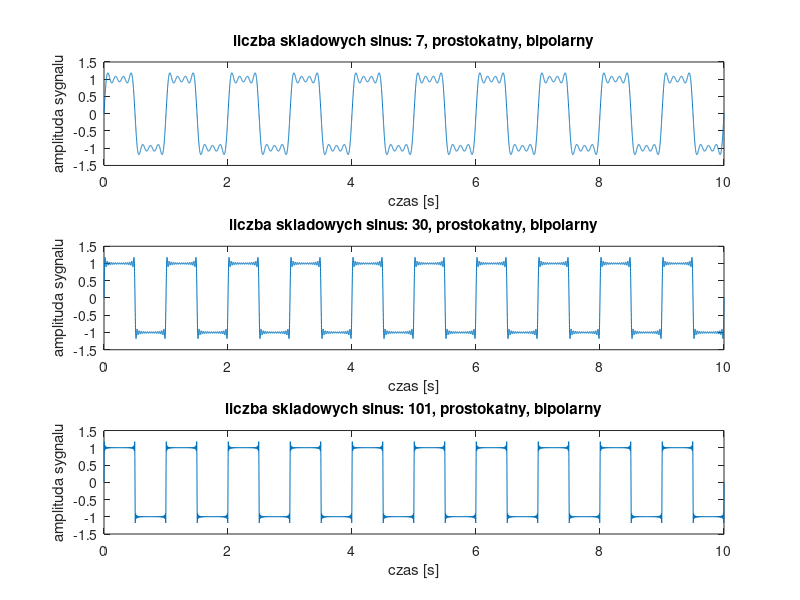
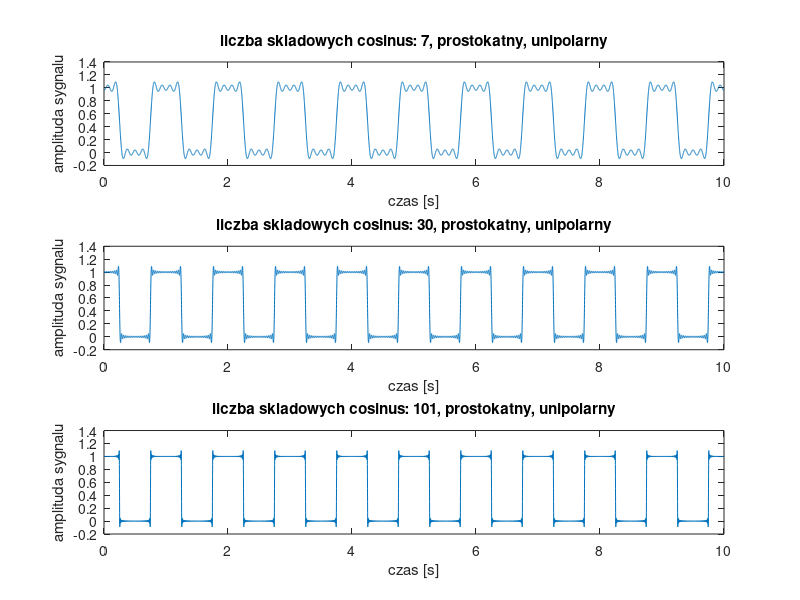
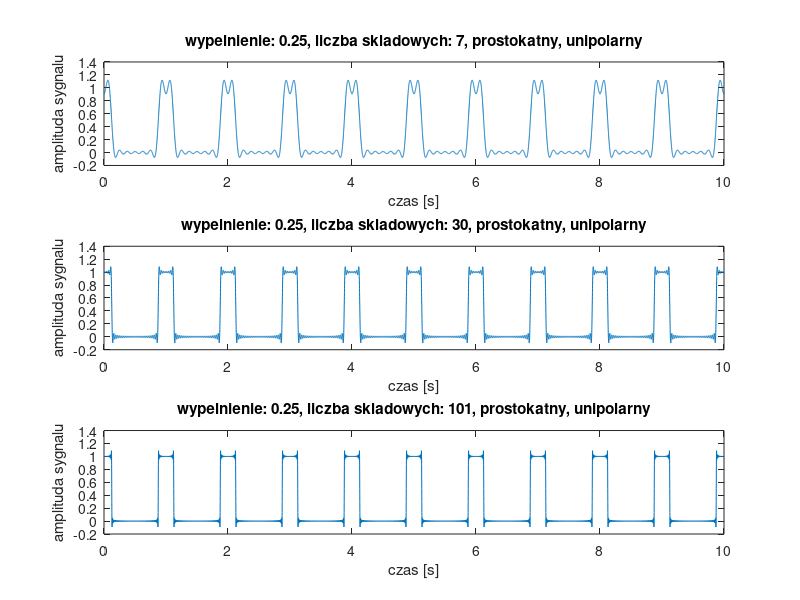
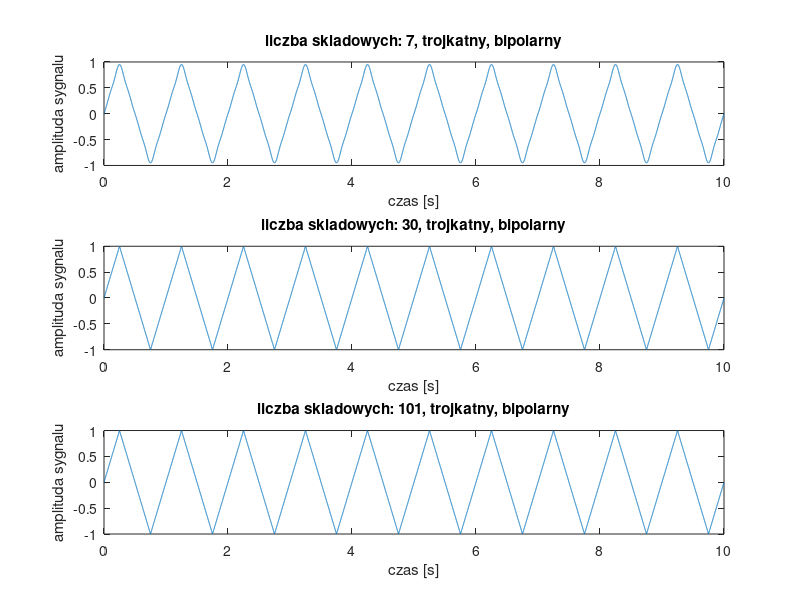

Source code (MATLAB) for these figures, in order:
%==========================================================================
%generator sygnalow podstawowych
%==========================================================================

clc;
close all;
clear all;

A=1;                %amplituda 1
f=1;                %czestotliwosc sygnalu 1Hz
fs=1e3;             %czestotliwosc probkowania 0.001Hz
t=0:(1/fs):10;      %wektor czasu od 0 do 10 sek, krok 1/fs
n=[7,30,101];       %n(i)- ilosc skladowych sinusow we wzorze
T=1/f;              %okres sygnalu
omega=2*pi*f;       %obliczenie omegi

%======sygnal prostokatny bipolarny======
C=4*A/pi;           %stala we wzorze na trans. Fou. sygnalu prostok.
for i=1:length(n)   %petla z n sygnalami iloscia sygnalow
    y=0;
    for j=1:2:n(:,i)
        y=y+((1/j)*sin(j*omega*t));
    end
    y=y*C;          %przemnozenie otrzymanych wartosci przez stala
    Y(i,:)=y;       %obloczenie wartosci dyskretnych kazdego z n-sygnalow
end
figure(1)           %nowe okno wykresu
subplot(3,1,1);     %wykres na pierwszej pozycji z trzech
plot(t,Y(1,:));     %wykreslenie przebiegu pierwszego sygnalu
title(['liczba skladowych sinus: ',num2str(n(1)),', prostokatny, bipolarny']);
xlabel('czas [s]');
ylabel('amplituda sygnalu');
subplot(3,1,2);     %wykres na drugiej pozycji
plot(t,Y(2,:));     %wykreslenie przebiegu drugiego sygnalu
title(['liczba skladowych sinus: ',num2str(n(2)),', prostokatny, bipolarny']);
xlabel('czas [s]');
ylabel('amplituda sygnalu');
subplot(3,1,3);     %wykres na ostatniej pozycji
plot(t,Y(3,:));     %wykreslenie przebiegu trzeciego sygnalu
title(['liczba skladowych sinus: ',num2str(n(3)),', prostokatny, bipolarny']);
xlabel('czas [s]');
ylabel('amplituda sygnalu');

%% ======sygnal prost. z wypelnieniem 1/2, unipolarny======
clear C Y y;
C=A/2;              %stala we wzorze na transf. Fouriera
D=2*(A/pi);         %druga stala we wzorze

for(i=1:3)
    y=0;
    for j=1:4:n(:,i)   %petla z krokiem 4, dodawanie co drugiego cosinusa
        y=y+((1/j)*cos(j*omega*t));
    end
    for k=3:4:n(:,i)   %petla z krokiem 4, odejmowanie co drugiego cosinusa
        y=y-((1/k)*cos(k*omega*t));
    end
    y=C+(y*D);      %obliczenie wzoru na sygnal
    Y(i,:)=y;       %wyznaczenie wartosci dyskretnych sygnalu
end
figure(2)           %nowe okno wykresu
subplot(3,1,1);     %wykres na pierwszej pozycji z trzech
plot(t,Y(1,:));     %wykreslenie przebiegu pierwszego sygnalu
title(['liczba skladowych cosinus: ',num2str(n(1)),', prostokatny, unipolarny']);
xlabel('czas [s]');
ylabel('amplituda sygnalu');
subplot(3,1,2);     %wykres na drugiej pozycji
plot(t,Y(2,:));     %wykreslenie przebiegu drugiego sygnalu
title(['liczba skladowych cosinus: ',num2str(n(2)),', prostokatny, unipolarny']);
xlabel('czas [s]');
ylabel('amplituda sygnalu');
subplot(3,1,3);     %wykres na ostatniej pozycji
plot(t,Y(3,:));     %wykreslenie przebiegu trzeciego sygnalu
title(['liczba skladowych cosinus: ',num2str(n(3)),', prostokatny, unipolarny']);
xlabel('czas [s]');
ylabel('amplituda sygnalu');

%% ======sygnal prost. z wypelnieniem dowolnym, unipolarny=====
clear C D Y y;
tau=.25;            %wypelnienie sygnalu

for i=1:length(n)
    y=0;
    for j=1:n(:,i)
        k=(pi*j*tau/T);     %stala we wzorze
        y=y+sin(k)*cos(j*omega*t)/k;
    end
    y=A*tau/T+2*A*tau*y/T;
    Y(i,:)=y;
end

figure(3)           %nowe okno wykresu
subplot(3,1,1);     %wykres na pierwszej pozycji z trzech
plot(t,Y(1,:));     %wykreslenie przebiegu pierwszego sygnalu
title(['wypelnienie: ',num2str(tau),', liczba skladowych: ',num2str(n(1)),', prostokatny, unipolarny']);
xlabel('czas [s]');
ylabel('amplituda sygnalu');
subplot(3,1,2);     %wykres na drugiej pozycji
plot(t,Y(2,:));     %wykreslenie przebiegu drugiego sygnalu
title(['wypelnienie: ',num2str(tau),', liczba skladowych: ',num2str(n(2)),', prostokatny, unipolarny']);
xlabel('czas [s]');
ylabel('amplituda sygnalu');
subplot(3,1,3);     %wykres na ostatniej pozycji
plot(t,Y(3,:));     %wykreslenie przebiegu trzeciego sygnalu
title(['wypelnienie: ',num2str(tau),', liczba skladowych: ',num2str(n(3)),', prostokatny, unipolarny']);
xlabel('czas [s]');
ylabel('amplituda sygnalu');

%% ======sygnal trojkatny bipolarny======
clear C Y y k tau;

C=8*A/(pi^2);       %stala we wzorze

for(i=1:3)
    y=0;
    for j=1:4:n(:,i)%petla z krokiem 4, dodawanie co drugiego sinusa
        y=y+((1/j^2)*sin(j*omega*t));
    end
    for k=3:4:n(:,i)%petla z krokiem 4, odejmowanie co drugiego sinusa
        y=y-((1/k^2)*sin(k*omega*t));
    end
    y=y*C;          %obliczenie wzoru na sygnal
    Y(i,:)=y;       %wyznaczenie wartosci dyskretnych sygnalu
end
figure(4)           %nowe okno wykresu
subplot(3,1,1);     %wykres na pierwszej pozycji z trzech
plot(t,Y(1,:));     %wykreslenie przebiegu pierwszego sygnalu
title(['liczba skladowych: ',num2str(n(1)),', trojkatny, bipolarny']);
xlabel('czas [s]');
ylabel('amplituda sygnalu');
subplot(3,1,2);     %wykres na drugiej pozycji
plot(t,Y(2,:));     %wykreslenie przebiegu drugiego sygnalu
title(['liczba skladowych: ',num2str(n(2)),', trojkatny, bipolarny']);
xlabel('czas [s]');
ylabel('amplituda sygnalu');
subplot(3,1,3);     %wykres na ostatniej pozycji
plot(t,Y(3,:));     %wykreslenie przebiegu trzeciego sygnalu
title(['liczba skladowych: ',num2str(n(3)),', trojkatny, bipolarny']);
xlabel('czas [s]');
ylabel('amplituda sygnalu');
%% ======sygnal trojkatny, piloksztaltny, bipolarny======
clear C Y y;
C=2*A/pi;

for(i=1:3)
    y=0;
    for j=1:2:n(:,i)%petla z krokiem 2, dodawanie co drugiego sinusa
        y=y+((1/j)*sin(j*omega*t));
    end
    for k=2:2:n(:,i)%petla z krokiem 2, odejmowanie co drugiego sinusa
        y=y-((1/k)*sin(k*omega*t));
    end
    y=y*C;          %obliczenie wzoru na sygnal
    Y(i,:)=y;       %wyznaczenie wartosci dyskretnych sygnalu
end

figure(5)           %nowe okno wykresu
subplot(3,1,1);     %wykres na pierwszej pozycji z trzech
plot(t,Y(1,:));     %wykreslenie przebiegu pierwszego sygnalu
title(['liczba skladowych: ',num2str(n(1)),', trojkatny, piloksztaltny, bipolarny']);
xlabel('czas [s]');
ylabel('amplituda sygnalu');
subplot(3,1,2);     %wykres na drugiej pozycji
plot(t,Y(2,:));     %wykreslenie przebiegu drugiego sygnalu
title(['liczba skladowych: ',num2str(n(2)),', trojkatny, piloksztaltny, bipolarny']);
xlabel('czas [s]');
ylabel('amplituda sygnalu');
subplot(3,1,3);     %wykres na ostatniej pozycji
plot(t,Y(3,:));     %wykreslenie przebiegu trzeciego sygnalu
title(['liczba skladowych: ',num2str(n(3)),', trojkatny, piloksztaltny, bipolarny']);
xlabel('czas [s]');
ylabel('amplituda sygnalu');

%% ======sygnal trojkatny unipolarny
clear C D Y y k j;
C=(4*A)/(pi^2);
D=A/2;

for i=1:3
    y=0;
    for j=1:1:n(:,i)
        k=(j-1)*2+1;
        y=y+((cos(k*omega*t))/(k^2));
    end
    y=D-(C*y);      %obliczenie wzoru na sygnal
    Y(i,:)=y;       %wyznaczenie wartosci dyskretnych sygnalu
end

figure(6)           %nowe okno wykresu
subplot(3,1,1);     %wykres na pierwszej pozycji z trzech
plot(t,Y(1,:));     %wykreslenie przebiegu pierwszego sygnalu
title(['liczba skladowych: ',num2str(n(1)),', trojkatny, unipolarny']);
xlabel('czas [s]');
ylabel('amplituda sygnalu');
subplot(3,1,2);     %wykres na drugiej pozycji
plot(t,Y(2,:));     %wykreslenie przebiegu drugiego sygnalu
title(['liczba skladowych: ',num2str(n(2)),', trojkatny, unipolarny']);
xlabel('czas [s]');
ylabel('amplituda sygnalu');
subplot(3,1,3);     %wykres na ostatniej pozycji
plot(t,Y(3,:));     %wykreslenie przebiegu trzeciego sygnalu
title(['liczba skladowych: ',num2str(n(3)),', trojkatny, unipolarny']);
xlabel('czas [s]');
ylabel('amplituda sygnalu');

%% ======sygnal trojkatny unipolarny piloksztaltny
clear C D Y y k j;
C=(-A)/pi;
D=A/2;

for i=1:3
    y=0;
    for j=1:n(:,i)
        y=y+(1/j*sin(j*omega*t));
    end
    y=D+(y*C);      %obliczenie wzoru na sygnal
    Y(i,:)=y;       %wyznaczenie wartosci dyskretnych sygnalu
end

figure(7)           %nowe okno wykresu
subplot(3,1,1);     %wykres na pierwszej pozycji z trzech
plot(t,Y(1,:));     %wykreslenie przebiegu pierwszego sygnalu
title(['liczba skladowych: ',num2str(n(1)),', trojkatny, unipolarny, piloksztaltny']);
xlabel('czas [s]');
ylabel('amplituda sygnalu');
subplot(3,1,2);     %wykres na drugiej pozycji
plot(t,Y(2,:));     %wykreslenie przebiegu drugiego sygnalu
title(['liczba skladowych: ',num2str(n(2)),', trojkatny, unipolarny, piloksztaltny']);
xlabel('czas [s]');
ylabel('amplituda sygnalu');
subplot(3,1,3);     %wykres na ostatniej pozycji
plot(t,Y(3,:));     %wykreslenie przebiegu trzeciego sygnalu
title(['liczba skladowych: ',num2str(n(3)),', trojkatny, unipolarny, piloksztaltny']);
xlabel('czas [s]');
ylabel('amplituda sygnalu');

%% ======sygnal sinusoidalny wyprostowany dwupolowkowy
clear C D Y y k j;
C=(2*A)/pi;
D=-4*A/pi;

for i=1:3
    y=0;
    for j=1:n(:,i)
        y=y+(1/(4*(j^2)-1)*cos(2*j*omega*t));
    end
    y=(y*D)+C;      %obliczenie wzoru na sygnal
    Y(i,:)=y;       %wyznaczenie wartosci dyskretnych sygnalu
end

figure(8)           %nowe okno wykresu
subplot(3,1,1);     %wykres na pierwszej pozycji z trzech
plot(t,Y(1,:));     %wykreslenie przebiegu pierwszego sygnalu
title(['liczba skladowych: ',num2str(n(1)),', sinusoidalny dwypolowkowy wyprostowany']);
xlabel('czas [s]');
ylabel('amplituda sygnalu');
subplot(3,1,2);     %wykres na drugiej pozycji
plot(t,Y(2,:));     %wykreslenie przebiegu drugiego sygnalu
title(['liczba skladowych: ',num2str(n(2)),', sinusoidalny dwypolowkowy wyprostowany']);
xlabel('czas [s]');
ylabel('amplituda sygnalu');
subplot(3,1,3);     %wykres na ostatniej pozycji
plot(t,Y(3,:));     %wykreslenie przebiegu trzeciego sygnalu
title(['liczba skladowych: ',num2str(n(3)),', sinusoidalny dwypolowkowy wyprostowany']);
xlabel('czas [s]');
ylabel('amplituda sygnalu');

%% ======sygnal sinusoidalny wyprostowany jednopolowkowy
clear C D Y y k j;
C=A/pi;
D=A/2;
E=-2*A/pi;

for i=1:3
    y=0;
    for j=1:n(:,i)
        y=y+(1/(4*(j^2)-1)*cos(2*j*omega*t));
    end
    y=y*E+sin(omega*t)*D+C;      %obliczenie wzoru na sygnal
    Y(i,:)=y;       %wyznaczenie wartosci dyskretnych sygnalu
end

figure(9)           %nowe okno wykresu
subplot(3,1,1);     %wykres na pierwszej pozycji z trzech
plot(t,Y(1,:));     %wykreslenie przebiegu pierwszego sygnalu
title(['liczba skladowych: ',num2str(n(1)),', sinusoidalny jednopolowkowy wyprostowany']);
xlabel('czas [s]');
ylabel('amplituda sygnalu');
subplot(3,1,2);     %wykres na drugiej pozycji
plot(t,Y(2,:));     %wykreslenie przebiegu drugiego sygnalu
title(['liczba skladowych: ',num2str(n(2)),', sinusoidalny jednopolowkowy wyprostowany']);
xlabel('czas [s]');
ylabel('amplituda sygnalu');
subplot(3,1,3);     %wykres na ostatniej pozycji
plot(t,Y(3,:));     %wykreslenie przebiegu trzeciego sygnalu
title(['liczba skladowych: ',num2str(n(3)),', sinusoidalny jednopolowkowy wyprostowany']);
xlabel('czas [s]');
ylabel('amplituda sygnalu');